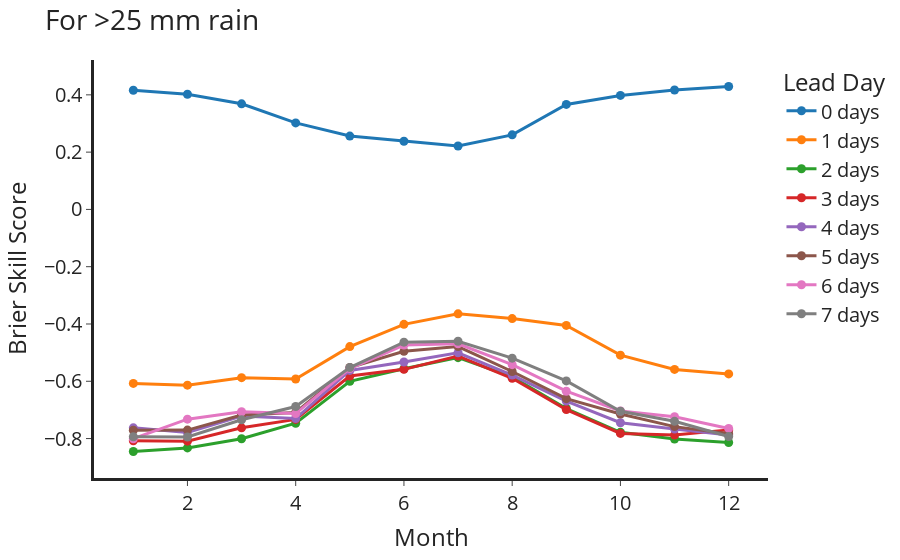

The code cell stored with this chart in its notebook:
### Code cell
fig = df['BSS 25 mm'].unstack('Lead Day').plot(template='simple_white')
fig.update_traces(line_width=3,marker_size=9,mode='markers+lines')
fig.update_layout(xaxis_linewidth=3,yaxis_linewidth=3,font_size=20,autosize=False,title='For >25 mm rain',yaxis_title='Brier Skill Score')
fig.write_image(f'{WORK}/rainproj/figures/25mm_rain_brier_skill_score.png')
fig.show()

### Figure 1 — Plotly figure (JSON) as saved in the notebook; plotly's stock layout.template omitted (floating-point values rounded to 4 significant figures)
{"data": [{"hovertemplate": "Lead Day=0 days<br>Month=%{x}<br>value=%{y}<extra></extra>", "legendgroup": "0 days", "line": {"color": "#1F77B4", "dash": "solid", "width": 3}, "marker": {"size": 9, "symbol": "circle"}, "mode": "markers+lines", "name": "0 days", "orientation": "v", "showlegend": true, "type": "scatter", "x": [1, 2, 3, 4, 5, 6, 7, 8, 9, 10, 11, 12], "xaxis": "x", "y": [0.4161, 0.4019, 0.3687, 0.3021, 0.2561, 0.2381, 0.2216, 0.2603, 0.3666, 0.3979, 0.417, 0.4291], "yaxis": "y"}, {"hovertemplate": "Lead Day=1 days<br>Month=%{x}<br>value=%{y}<extra></extra>", "legendgroup": "1 days", "line": {"color": "#FF7F0E", "dash": "solid", "width": 3}, "marker": {"size": 9, "symbol": "circle"}, "mode": "markers+lines", "name": "1 days", "orientation": "v", "showlegend": true, "type": "scatter", "x": [1, 2, 3, 4, 5, 6, 7, 8, 9, 10, 11, 12], "xaxis": "x", "y": [-0.6075, -0.6137, -0.5875, -0.5919, -0.479, -0.4013, -0.3647, -0.3811, -0.4049, -0.5088, -0.5586, -0.5743], "yaxis": "y"}, {"hovertemplate": "Lead Day=2 days<br>Month=%{x}<br>value=%{y}<extra></extra>", "legendgroup": "2 days", "line": {"color": "#2CA02C", "dash": "solid", "width": 3}, "marker": {"size": 9, "symbol": "circle"}, "mode": "markers+lines", "name": "2 days", "orientation": "v", "showlegend": true, "type": "scatter", "x": [1, 2, 3, 4, 5, 6, 7, 8, 9, 10, 11, 12], "xaxis": "x", "y": [-0.8451, -0.8326, -0.8009, -0.7465, -0.6002, -0.5564, -0.5175, -0.5845, -0.6952, -0.7782, -0.8019, -0.8139], "yaxis": "y"}, {"hovertemplate": "Lead Day=3 days<br>Month=%{x}<br>value=%{y}<extra></extra>", "legendgroup": "3 days", "line": {"color": "#D62728", "dash": "solid", "width": 3}, "marker": {"size": 9, "symbol": "circle"}, "mode": "markers+lines", "name": "3 days", "orientation": "v", "showlegend": true, "type": "scatter", "x": [1, 2, 3, 4, 5, 6, 7, 8, 9, 10, 11, 12], "xaxis": "x", "y": [-0.8079, -0.809, -0.7626, -0.7332, -0.5818, -0.5584, -0.5121, -0.5894, -0.6988, -0.7821, -0.7879, -0.7697], "yaxis": "y"}, {"hovertemplate": "Lead Day=4 days<br>Month=%{x}<br>value=%{y}<extra></extra>", "legendgroup": "4 days", "line": {"color": "#9467BD", "dash": "solid", "width": 3}, "marker": {"size": 9, "symbol": "circle"}, "mode": "markers+lines", "name": "4 days", "orientation": "v", "showlegend": true, "type": "scatter", "x": [1, 2, 3, 4, 5, 6, 7, 8, 9, 10, 11, 12], "xaxis": "x", "y": [-0.7625, -0.779, -0.7215, -0.73, -0.562, -0.5328, -0.5004, -0.5784, -0.6691, -0.7447, -0.7668, -0.7876], "yaxis": "y"}, {"hovertemplate": "Lead Day=5 days<br>Month=%{x}<br>value=%{y}<extra></extra>", "legendgroup": "5 days", "line": {"color": "#8C564B", "dash": "solid", "width": 3}, "marker": {"size": 9, "symbol": "circle"}, "mode": "markers+lines", "name": "5 days", "orientation": "v", "showlegend": true, "type": "scatter", "x": [1, 2, 3, 4, 5, 6, 7, 8, 9, 10, 11, 12], "xaxis": "x", "y": [-0.7711, -0.7704, -0.7176, -0.7089, -0.552, -0.4954, -0.479, -0.5659, -0.6606, -0.7143, -0.7583, -0.7831], "yaxis": "y"}, {"hovertemplate": "Lead Day=6 days<br>Month=%{x}<br>value=%{y}<extra></extra>", "legendgroup": "6 days", "line": {"color": "#E377C2", "dash": "solid", "width": 3}, "marker": {"size": 9, "symbol": "circle"}, "mode": "markers+lines", "name": "6 days", "orientation": "v", "showlegend": true, "type": "scatter", "x": [1, 2, 3, 4, 5, 6, 7, 8, 9, 10, 11, 12], "xaxis": "x", "y": [-0.8005, -0.7322, -0.7065, -0.7129, -0.5554, -0.4736, -0.4689, -0.5421, -0.6347, -0.7036, -0.7237, -0.7646], "yaxis": "y"}, {"hovertemplate": "Lead Day=7 days<br>Month=%{x}<br>value=%{y}<extra></extra>", "legendgroup": "7 days", "line": {"color": "#7F7F7F", "dash": "solid", "width": 3}, "marker": {"size": 9, "symbol": "circle"}, "mode": "markers+lines", "name": "7 days", "orientation": "v", "showlegend": true, "type": "scatter", "x": [1, 2, 3, 4, 5, 6, 7, 8, 9, 10, 11, 12], "xaxis": "x", "y": [-0.7937, -0.7944, -0.7344, -0.6881, -0.5522, -0.4635, -0.4601, -0.5193, -0.5987, -0.7046, -0.7398, -0.793], "yaxis": "y"}], "layout": {"autosize": false, "font": {"size": 20}, "legend": {"title": {"text": "Lead Day"}, "tracegroupgap": 0}, "margin": {"t": 60}, "title": {"text": "For >25 mm rain"}, "xaxis": {"anchor": "y", "domain": [0, 1], "linewidth": 3, "title": {"text": "Month"}}, "yaxis": {"anchor": "x", "domain": [0, 1], "linewidth": 3, "title": {"text": "Brier Skill Score"}}}}
